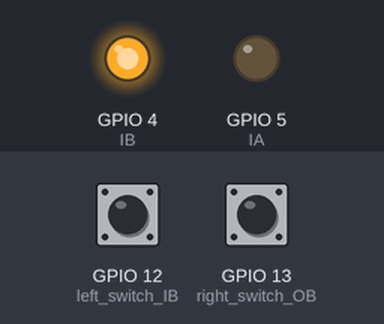
Bench run of a sketch on a simulated ESP8266 (NodeMCU). Parts: output pins drawn as LEDs (lit = HIGH). The inputs (shaded band) are chosen by the test bench; at power-on: GPIO 13 (right_switch_OB) HIGH, GPIO 12 (left_switch_IB) HIGH. WiFi joins after 1.5 s; servers stay silent unless stated; random numbers use the default seed unless the sketch sets one; no MQTT or app messages arrive unless stated; what the sketch prints to the serial monitor is not drawn.

Above: at 2.7 s.
2.8 s: GPIO 13 (right_switch_OB) pulled LOW for 0.15 s
At 3.6 s:
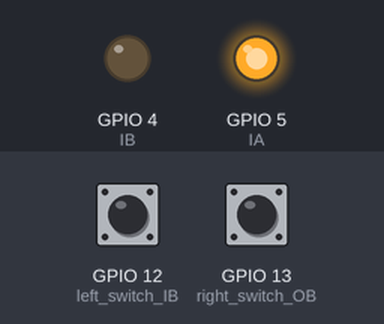
7.4 s: GPIO 12 (left_switch_IB) pulled LOW for 0.15 s
At 7.47 s:
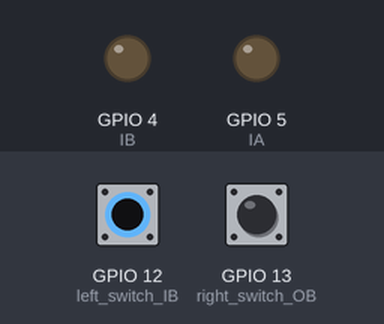
9.0 s: GPIO 12 (left_switch_IB) pulled LOW for 3.2 s
At 13.6 s:
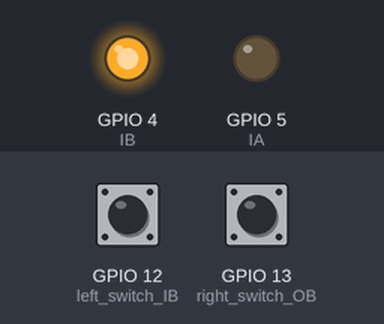
Timing chart, 0 to 15.1 s (numbered marks = the images above; inputs shaded):
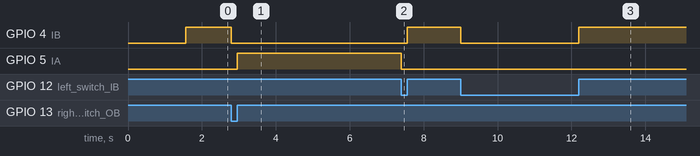

The sketch:

MQTT.ino
```cpp
#include <ESP8266WiFi.h>
#include <PubSubClient.h>

#define MSG_BUFFER_SIZE  (32)

const char* ssid = "ENOGY T4.1";
const char* password = "12345678";
const char* mqtt_server = "broker.mqtt-dashboard.com";

uint8_t turnLR = 0;
boolean isOpen = true, isClose = true;
WiFiClient espClient;
PubSubClient client(espClient);
unsigned long lastMsg = 0;
char msg[MSG_BUFFER_SIZE];

uint8_t i = 0;
void setup_wifi() {

  delay(10);
  // We start by connecting to a WiFi network
  Serial.println();
  Serial.print("Connecting to ");
  Serial.println(ssid);

  WiFi.mode(WIFI_STA);
  WiFi.begin(ssid, password);

  while (WiFi.status() != WL_CONNECTED) {
    delay(500);
    Serial.print(".");
  }

  randomSeed(micros());

  Serial.println("");
  Serial.println("WiFi connected");
  Serial.println("IP address: ");
  Serial.println(WiFi.localIP());
}

void callback(char* topic, byte* payload, unsigned int length) {
  Serial.print("Message arrived [");
  Serial.print(topic);
  Serial.print("] ");
  for (int i = 0; i < length; i++) {
    Serial.print((char)payload[i]);
  }
  Serial.println();

  if ((char)payload[0] == 'o' && (char)payload[1] == 'p' && (char)payload[2] == 'e' && (char)payload[3] == 'n')
  {
    if (digitalRead(13) == 0)
    {
      digitalWrite(4, LOW);
      digitalWrite(5, LOW);
    }
    else if (digitalRead(12) == 0)
    {
      if (digitalRead(13) == 1)
      {
        turnLR = 1;
      }
      else
      {
        digitalWrite(4, LOW);
        digitalWrite(5, LOW);
      }
    }
  }
  else if ((char)payload[0] == 'c' && (char)payload[1] == 'l' && (char)payload[2] == 'o' && (char)payload[3] == 's' && (char)payload[4] == 'e')
  {
    if (digitalRead(12) == 0)
    {
      digitalWrite(4, LOW);
      digitalWrite(5, LOW);
    }
    else if (digitalRead(13) == 0)
    {
      if (digitalRead(12) == 1)
      {
        turnLR = 2;
      }
      else
      {
        digitalWrite(4, LOW);
        digitalWrite(5, LOW);
      }
    }
  }
}

void reconnect() {
  // Loop until we're reconnected
  while (!client.connected()) {
    Serial.print("Attempting MQTT connection...");
    // Create a random client ID
    String clientId = "ESP8266Client-";
    clientId += String(random(0xffff), HEX);
    // Attempt to connect
    if (client.connect(clientId.c_str())) {
      Serial.println("connected");
      // Once connected, publish an announcement...
      client.publish("MyTestTopic", "hello world");
      // ... and resubscribe
      client.subscribe("MyLedTest");
    } else {
      Serial.print("failed, rc=");
      Serial.print(client.state());
      Serial.println(" try again in 5 seconds");
      // Wait 5 seconds before retrying
      delay(5000);
    }
  }
}

void setup() {

  pinMode(12, INPUT_PULLUP);    //left switch IB = H, IA = L
  pinMode(13, INPUT_PULLUP);    //right switch OB = L, IA = H

  pinMode(4, OUTPUT);   //IB
  pinMode(5, OUTPUT);   //IA

  Serial.begin(115200);
  setup_wifi();
  client.setServer(mqtt_server, 1883);
  client.setCallback(callback);


}

void loop() {

  if (!client.connected()) {
    reconnect();
  }

  client.loop();

  if(digitalRead(13) == 0)
  {
    isOpen = true;
    isClose = false;
  }
  else if(digitalRead(12) == 0)
  {
    isClose = true;
    isOpen = false;
  }

  if(digitalRead(13) == 1 && digitalRead(12) == 1)
  {
    if(isClose == true)
    {
      digitalWrite(4, HIGH);
      digitalWrite(5, LOW);
    }
    else if(isOpen == true)
    {
      digitalWrite(4, LOW);
      digitalWrite(5, HIGH);
    }
  }
  else if(digitalRead(13) == 1 && turnLR == 1)
  {
    digitalWrite(4, HIGH);
    digitalWrite(5, LOW);
  }
  else if (digitalRead(12) == 1 && turnLR == 2)
  {
    digitalWrite(4, LOW);
    digitalWrite(5, HIGH);
  }
  else
  {
    digitalWrite(4,LOW);
    digitalWrite(5,LOW);
    turnLR = 0;
  }

  unsigned long now = millis();
  if (now - lastMsg > 5000) {
    lastMsg = now;
    Serial.println(i++);
    client.publish("MyTestTopic", "Hello World");
  }
}
```

Measured:
- after the input at 2.8 s, GPIO 4 (IB): HIGH → LOW at once; GPIO 5 (IA): LOW → HIGH after 0.15 s
- after the input at 7.4 s, GPIO 4 (IB): LOW → HIGH after 0.15 s; GPIO 5 (IA): HIGH → LOW at once
- after the input at 9.0 s, GPIO 4 (IB): HIGH → LOW at once, → HIGH 3.2 s later
